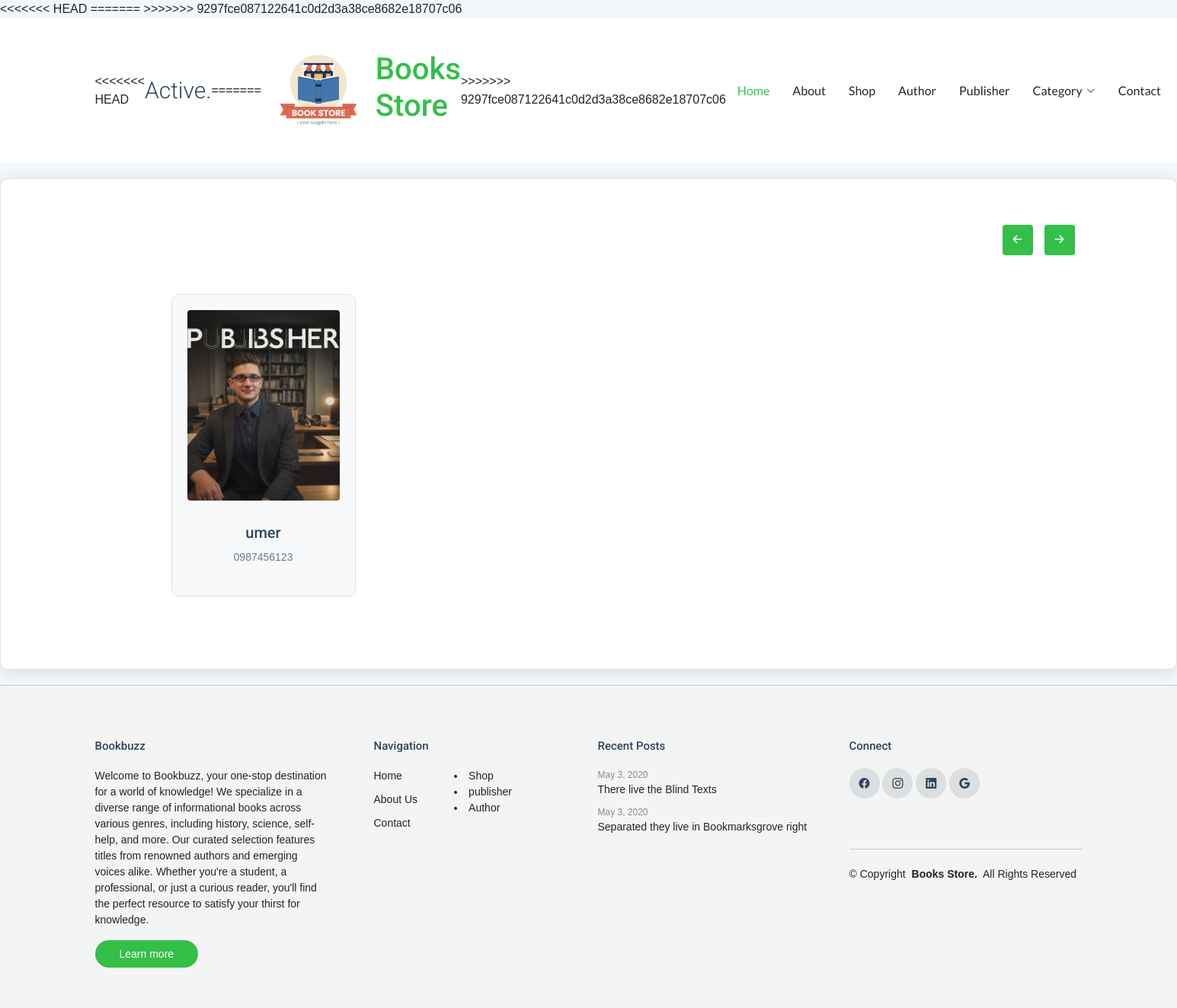
The app's page /User/Publisher.php with its own data.
### tables this page shows
CREATE TABLE `publisher` (
  `id` int(11) NOT NULL,
  `name` varchar(30) NOT NULL,
  `number` varchar(15) NOT NULL,
  `Address` varchar(40) NOT NULL
);

CREATE TABLE `website_info` (
  `ID` int(11) NOT NULL,
  `Name` varchar(30) NOT NULL,
  `Email` varchar(40) NOT NULL,
  `Description` varchar(1000) NOT NULL,
  `Address` varchar(50) NOT NULL,
  `Phoneno` varchar(15) NOT NULL
);

### User/Publisher.php (the view, shortened to what this page needs)
<?php
include("header.php");
?>
    <section id="team" class="team section">
      <div class="site-section slider-team-wrap">
        <div class="container">
          <div class="slider-nav d-flex justify-content-end mb-3">
            <a href="#" class="js-prev js-custom-prev"><i class="bi bi-arrow-left-short"></i></a>
            <a href="#" class="js-next js-custom-next"><i class="bi bi-arrow-right-short"></i></a>
          </div>
          <div class="swiper init-swiper" data-aos="fade-up" data-aos-delay="100">
			 <div class="swiper-wrapper">
			<?php
        $query="SELECT * FROM publisher order by id desc";
        $result=mysqli_query($conn,$query);
        while($row=mysqli_fetch_array($result))
        { ?>
              <div class="swiper-slide">
                <div class="team">
                  <div class="pic">
                    <img src="../Publisher Images\pic1.jpg" alt="Image" class="img-fluid">
                  </div>
                  <h3 clas="">
                    <a href="#"><span class=""><?php echo $row[1]; ?></a>
                  </h3>
                  <a href="tel:<?php echo $row[2]; ?>" class="d-block position"><?php echo $row[2]; ?></a>
                </div>
              </div>
            <?php } ?>
			</div>
          </div>
        </div>
      </div>
    </section>
<?php
include("footer.php")
?>

### User/footer.php (shortened to what this page needs)
</main>
<?php
        $query="SELECT * FROM website_info order by id desc limit 1";
        $result=mysqli_query($conn,$query);
        while($row=mysqli_fetch_array($result))
        { ?>
<footer id="footer" class="footer light-background">
    <div class="container">
      <div class="row g-4">
        <div class="col-md-6 col-lg-3 mb-3 mb-md-0">
          <div class="widget">
            <h3 class="widget-heading"><?php echo $row[1]; ?></h3>
            <p class="mb-4">
            <?php echo $row[3]; ?>
            </p>
            <p class="mb-0">
              <a href="#" class="btn-learn-more">Learn more</a>
            </p>
          </div>
        </div>
        <div class="col-md-6 col-lg-3 ps-lg-5 mb-3 mb-md-0">
          <div class="widget">
            <h3 class="widget-heading">Navigation</h3>
            <ul class="list-unstyled float-start me-5">
              <li><a href="index.php">Home</a></li>
              <li><a href="about.php">About Us</a></li>
              <li><a href="contact.php">Contact</a></li>
            </ul>
              <li><a href="Featured.php">Shop</a></li>
              <li><a href="Publisher.php">publisher</a></li>
              <li><a href="Author.php">Author</a></li>
          </div>
        </div>
        <div class="col-md-6 col-lg-3 pl-lg-5">
          <div class="widget">
            <h3 class="widget-heading">Recent Posts</h3>
            <ul class="list-unstyled footer-blog-entry">
              <li>
                <span class="d-block date">May 3, 2020</span>
                <a href="#">There live the Blind Texts</a>
              </li>
              <li>
                <span class="d-block date">May 3, 2020</span>
                <a href="#">Separated they live in Bookmarksgrove right</a>
              </li>
            </ul>
          </div>
        </div>
        <div class="col-md-6 col-lg-3 pl-lg-5">
          <div class="widget">
            <h3 class="widget-heading">Connect</h3>
            <ul class="list-unstyled social-icons light mb-3">
              <li>
                <a href="https://www.facebook.com/" target="_blank"><span class="bi bi-facebook"></span></a>
              </li>
              <li>
                <a href="https://www.instagram.com/accounts/login/" target="_blank"><span class="bi bi-instagram"></span></a>
              </li>
              <li>
                <a href="https://pk.linkedin.com/" target="_blank"><span class="bi bi-linkedin"></span></a>
              </li>
              <li>
                <a href="https://accounts.google.com/v3/signin/identifier?dsh=S1812573153%3A1655944654029516&flowEntry=ServiceLogin&flowName=WebLiteSignIn&ifkv=AX3vH39E0iYVTmn-NoMNM_C35EPrno8LWsRx2Qhr0HApkVLZ-Zc_Vql8ouaSQOiXzEmthrpOPAV5" target="_blank"><span class="bi bi-google"></span></a>
              </li>
            </ul>
          </div>
      <div class="copyright d-flex flex-column flex-md-row align-items-center justify-content-md-between">
        <p>© <span>Copyright</span> <strong class="px-1 sitename">Books Store.</strong> <span>All Rights Reserved</span></p>
      </div>
    </div>
  </footer>
  <?php } ?>

### User/assets/css/main.css (style rules this page uses)
:root { --default-font: "Roboto", system-ui, -apple-system, "Segoe UI", Roboto, "Helvetica Neue", Arial, "Noto Sans", "Liberation Sans", sans-serif, "Apple Color Emoji", "Segoe UI Emoji", "Segoe UI Symbol", "Noto Color Emoji"; --heading-font: "Roboto", sans-serif; --nav-font: "Lato", sans-serif; }
:root { --background-color: #ffffff; --default-color: #212529; --heading-color: #2d465e; --accent-color: #34bf49; --surface-color: #ffffff; --contrast-color: #ffffff; }
:root { --nav-color: #212529; --nav-hover-color: #34bf49; --nav-mobile-background-color: #ffffff; --nav-dropdown-background-color: #ffffff; --nav-dropdown-color: #212529; --nav-dropdown-hover-color: #34bf49; }
.light-background { --background-color: #f3f4f4; --surface-color: #ffffff; }
:root { scroll-behavior: smooth; }
body { color: var(--default-color); background-color: var(--background-color); font-family: var(--default-font); }
a { color: var(--accent-color); text-decoration: none; transition: 0.3s; }
h1, h2, h3, h4, h5, h6 { color: var(--heading-color); font-family: var(--heading-font); }
.footer { background-color: var(--background-color); color: var(--default-color); padding: 60px 0; font-size: 14px; border-top: 1px solid color-mix(in srgb, var(--default-color), transparent 80%); }
.footer a { color: var(--default-color) !important; }
.footer .copyright { margin-top: 50px; position: relative; padding-top: 20px; border-top: 1px solid color-mix(in srgb, var(--default-color), transparent 80%); }
.footer .copyright p, .footer .copyright .credits { margin: 2px 0; }
.footer .btn-learn-more { background-color: var(--accent-color); border-radius: 30px; padding: 8px 30px; border: 2px solid transparent; transition: 0.3s all ease-in-out; font-size: 14px; color: var(--contrast-color) !important; }
.footer .widget .widget-heading { font-size: 15px; color: var(--heading-color); margin-bottom: 20px; }
.footer .widget ul li { margin-bottom: 10px; line-height: 1.5; }
.footer .widget ul li a { color: color-mix(in srgb, var(--heading-color), transparent 50%); }
.footer .widget .footer-blog-entry .date { color: color-mix(in srgb, var(--default-color), transparent 50%); font-size: 12px; }
.footer .social-icons li { display: inline-block; }
.footer .social-icons li a { display: inline-block; width: 40px; height: 40px; position: relative; border-radius: 50%; background: color-mix(in srgb, var(--default-color), transparent 90%); }
.footer .social-icons li a span { color: color-mix(in srgb, var(--heading-color), transparent 0%); position: absolute; top: 50%; left: 50%; transform: translate(-50%, -50%); transition: 0.3s all ease-in-out; }
.footer .social-icons li:first-child a { padding-left: 0; }
section, .section { color: var(--default-color); background-color: var(--background-color); padding: 60px 0; scroll-margin-top: 100px; overflow: clip; }
.team .team h3 { font-size: 20px; }
.team .team h3 a { color: var(--heading-color); }
.team .team .pic { margin-bottom: 30px; }
.team .team .pic img { border-radius: 4px; }
.team .team .position { display: block; margin-bottom: 20px; font-size: 14px; color: color-mix(in srgb, var(--heading-color), transparent 30%); }
.team .swiper-wrapper { height: auto; }
.team .slider-nav a { width: 40px; height: 40px; position: relative; background: var(--accent-color); border-radius: 4px; transition: 0.2s all ease; display: flex; align-items: center; justify-content: center; }
.team .slider-nav a i { color: var(--contrast-color); }
.team .slider-nav a:first-child { margin-right: 5px; }

### records on screen
publisher: name "umer", number "0987456123"
website_info: Name "Bookbuzz", Description "Welcome to Bookbuzz, your one-stop destination for a world of knowledge! We specialize in a diverse range of informational books across various genres, including history, science, self-help, and more. Our curated selection features titles from renowned authors and emerging voices alike. Whether you're a student, a professional, or just a curious reader, you'll find the perfect resource to satisfy your thirst for knowledge."
